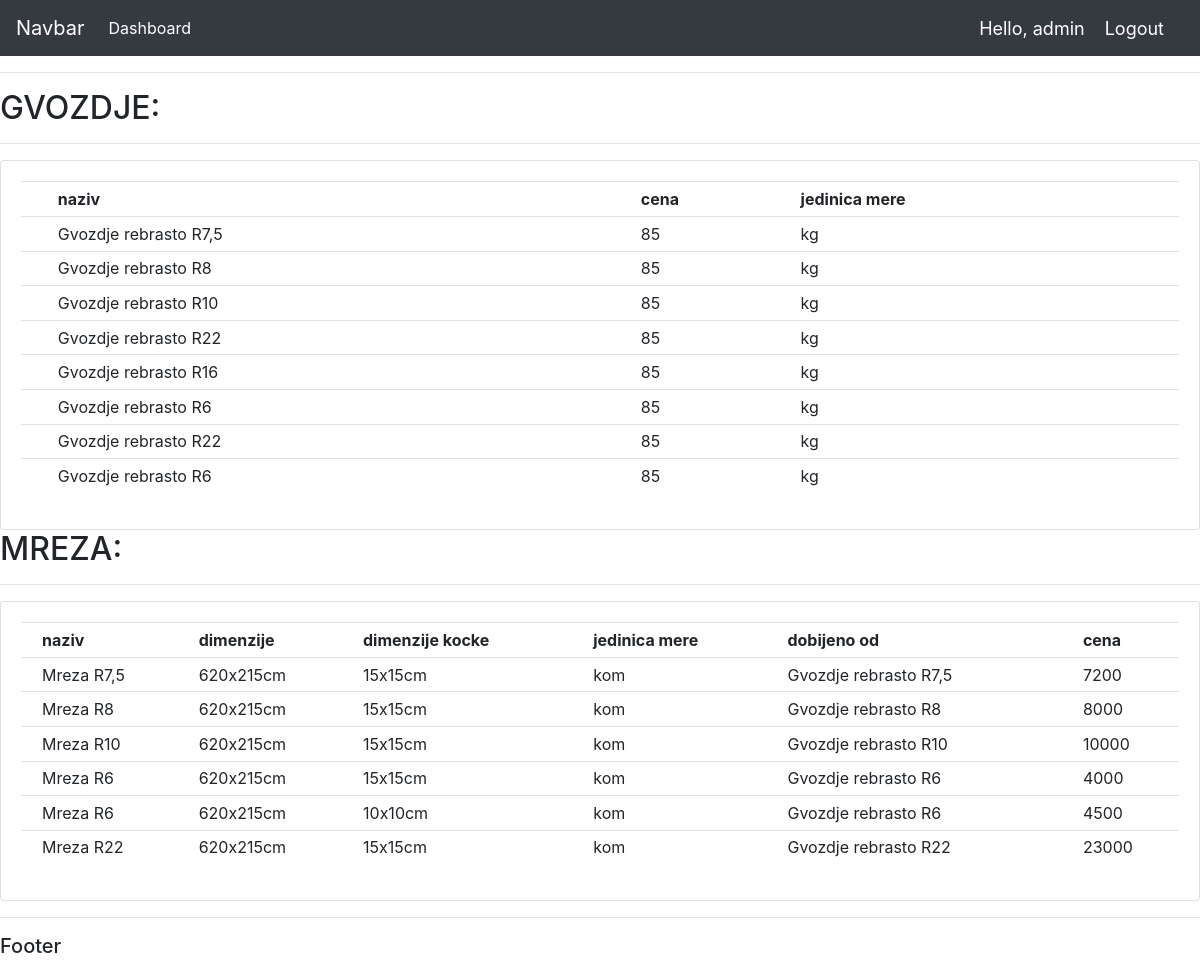
Page /user (signed in) on the committed database.
### gvozdje/models.py (models this page shows, shortened)
class Gvozdje(models.Model):
    naziv = models.CharField(max_length=50)
    jedinicaMere = models.CharField(max_length=4)
    cena_DIN = models.IntegerField(default=0)
    def __str__(self):
        return self.naziv

class Mreza(models.Model):
    naziv = models.CharField(max_length=100)
    dimenzijeKocke = models.CharField(max_length=50)
    dimenzije = models.CharField(max_length=50)
    jedinicaMere = models.CharField(max_length=4)
    cena_DIN = models.IntegerField(default=0)
    proizvedeno_Od = models.ForeignKey(Gvozdje, on_delete = models.CASCADE)

### gvozdje/views.py (the view)
# urls.py: path('user', views.userPage, name='userPage'),
def userPage(request):
    gvozdje = Gvozdje.objects.all()
    mreza = Mreza.objects.all()
    return render(request, 'gvozdje/user.html', {'gvozdje': gvozdje, 'mreza': mreza})

### gvozdje/templates/gvozdje/user.html (shortened to what this page needs)
{% extends 'gvozdje/main.html' %}
{% block content %}
<hr class = "row">
    <h2>GVOZDJE:</h2>
    <hr>
    <div class="card card-body">
        <table class="table table-sm">
            <tr>
                <th></th>
                <th>naziv</th>
                <th>cena</th>
                <th>jedinica mere</th>
            </tr>
            {% for i in gvozdje %}
            <tr>
                 <td></td>
                 <td>{{i.naziv}}</td>
                 <td>{{i.cena_DIN}}</td>
                 <td>{{i.jedinicaMere}}</td>
            </tr>
            {% endfor %}
        </table>
    </div>
    <h2>MREZA:</h2>
    <hr>
    <div class = "card card-body">
        <table class="table table-sm">
            <tr>
                <th></th>
                <th>naziv</th>
                <th>dimenzije</th>
                <th>dimenzije kocke</th>
                <th>jedinica mere</th>
                <th>dobijeno od</th>
                <th>cena</th>
            </tr>
            {% for i in mreza %}
            <tr>
                 <td></td>
                 <td>{{i.naziv}}</td>
                 <td>{{i.dimenzije}}</td>
                 <td>{{i.dimenzijeKocke}}</td>
                 <td>{{i.jedinicaMere}}</td>
                 <td>{{i.proizvedeno_Od}}</td>
                 <td>{{i.cena_DIN}}</td>
            </tr>
            {% endfor %}
        </table>
    </div>
{% endblock %}

### gvozdje/templates/gvozdje/navbar.html (shortened to what this page needs)
<nav class="navbar navbar-expand-lg navbar-dark bg-dark">
  <a class="navbar-brand" href="#">Navbar</a>
  <div class="collapse navbar-collapse" id="navbarNav">
    <ul class="navbar-nav">
      <li class="nav-item active">
        <a class="nav-link" href="/">Dashboard</a>
      </li>
    </ul>
  </div>
  <span class="hello-msg">Hello, {{request.user}}</span>
  <span><a class="hello-msg" href="{% url 'gvozdje:logout' %}"> Logout</a></span>
</nav>

### gvozdje/templates/gvozdje/navbar.html (style rules this page uses)
.hello-msg { font-size: 18px; color: #fff; margin-right: 20px; }

### rows in the picture
Gvozdje: naziv "Gvozdje rebrasto R7,5", cena_DIN "85", jedinicaMere "kg"
Gvozdje: naziv "Gvozdje rebrasto R8", cena_DIN "85", jedinicaMere "kg"
Gvozdje: naziv "Gvozdje rebrasto R10", cena_DIN "85", jedinicaMere "kg"
Gvozdje: naziv "Gvozdje rebrasto R22", cena_DIN "85", jedinicaMere "kg"
Gvozdje: naziv "Gvozdje rebrasto R16", cena_DIN "85", jedinicaMere "kg"
Gvozdje: naziv "Gvozdje rebrasto R6", cena_DIN "85", jedinicaMere "kg"
Gvozdje: naziv "Gvozdje rebrasto R22", cena_DIN "85", jedinicaMere "kg"
Gvozdje: naziv "Gvozdje rebrasto R6", cena_DIN "85", jedinicaMere "kg"
Mreza: naziv "Mreza R7,5", dimenzije "620x215cm", dimenzijeKocke "15x15cm", jedinicaMere "kom", proizvedeno_Od "Gvozdje rebrasto R7,5", cena_DIN "7200"
Mreza: naziv "Mreza R8", dimenzije "620x215cm", dimenzijeKocke "15x15cm", jedinicaMere "kom", proizvedeno_Od "Gvozdje rebrasto R8", cena_DIN "8000"
Mreza: naziv "Mreza R10", dimenzije "620x215cm", dimenzijeKocke "15x15cm", jedinicaMere "kom", proizvedeno_Od "Gvozdje rebrasto R10", cena_DIN "10000"
Mreza: naziv "Mreza R6", dimenzije "620x215cm", dimenzijeKocke "15x15cm", jedinicaMere "kom", proizvedeno_Od "Gvozdje rebrasto R6", cena_DIN "4000"
Mreza: naziv "Mreza R6", dimenzije "620x215cm", dimenzijeKocke "10x10cm", jedinicaMere "kom", proizvedeno_Od "Gvozdje rebrasto R6", cena_DIN "4500"
Mreza: naziv "Mreza R22", dimenzije "620x215cm", dimenzijeKocke "15x15cm", jedinicaMere "kom", proizvedeno_Od "Gvozdje rebrasto R22", cena_DIN "23000"

### other values in the picture
{{ request.user }} "admin"
